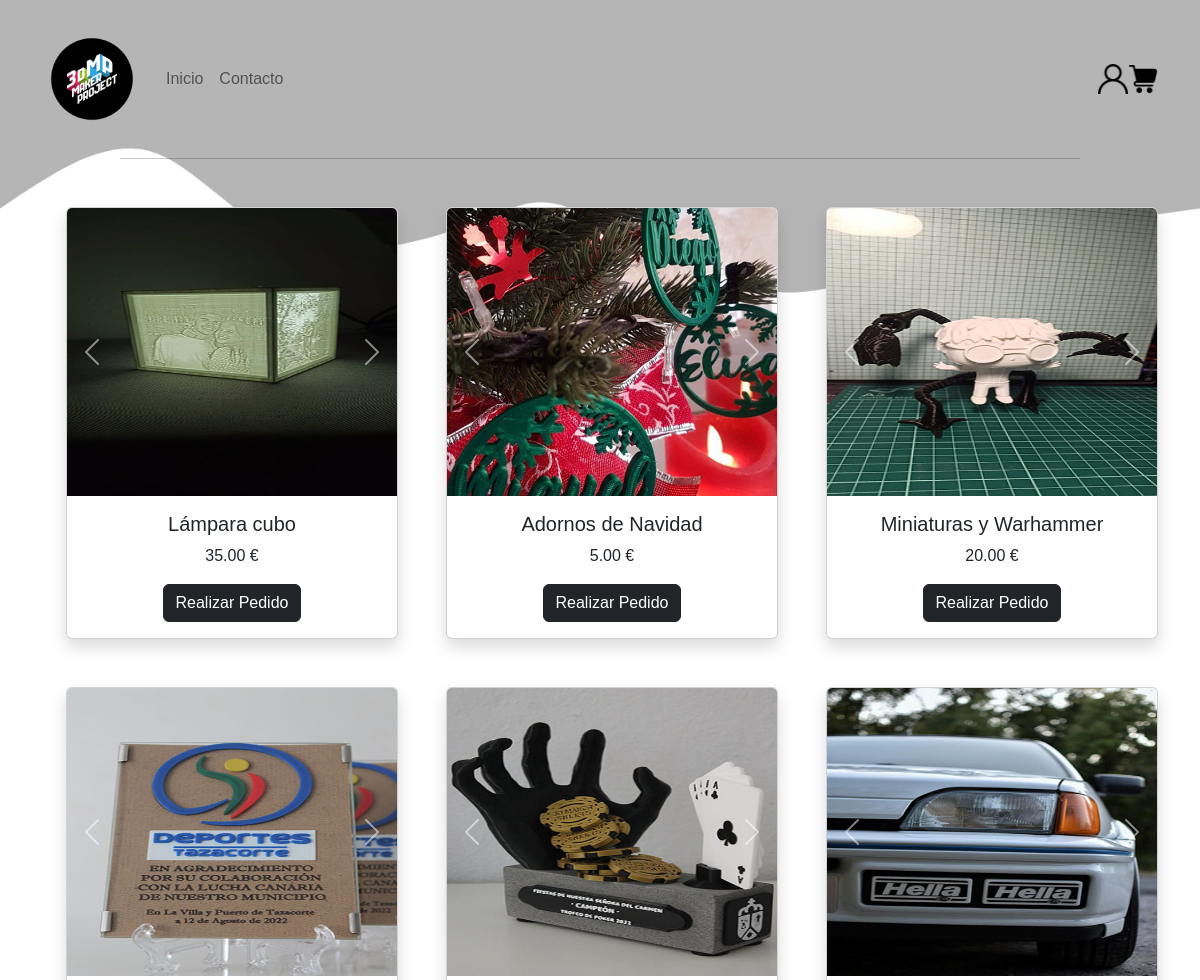
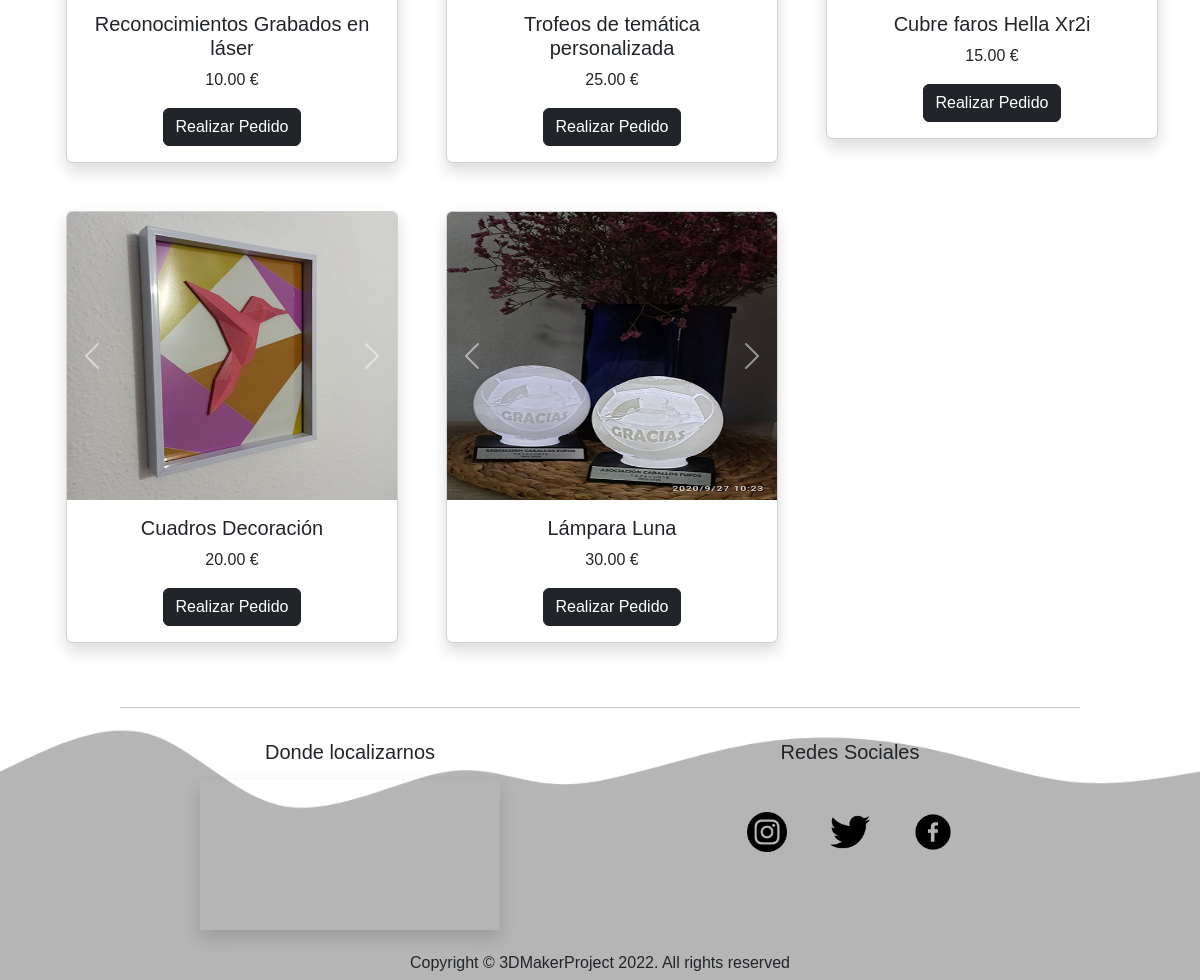
The page / on the database its author committed (2 pictures, top to bottom).
### tables this page shows
CREATE TABLE IF NOT EXISTS `imagenesproductos` (
  `id` int(100) NOT NULL AUTO_INCREMENT,
  `idproducto` int(100) DEFAULT NULL,
  `imagen` varchar(255) DEFAULT NULL,
  `titulo` varchar(255) DEFAULT NULL,
  `descripcion` varchar(255) DEFAULT NULL,
  PRIMARY KEY (`id`)
);

CREATE TABLE IF NOT EXISTS `productos` (
  `id` int(100) NOT NULL AUTO_INCREMENT,
  `idadmin` int(100),
  `nombre` varchar(255) DEFAULT NULL,
  `descripcion` varchar(255) DEFAULT NULL,
  `precio` decimal(30,2) DEFAULT NULL,
  `activado` tinyint(1) DEFAULT NULL,
  PRIMARY KEY (`id`)
);

### index.php (the view, shortened to what this page needs)
<?php include 'php/header.php'?>
<?php include 'php/connect.php'?>
<hr>
<?php
    $peticion = $conn->query("SELECT * FROM productos  INNER JOIN imagenesproductos on productos.id = imagenesproductos.idproducto
    and productos.activado = 1 group BY `productos`.`id` DESC;");
    $auxCarousel = 0;
?>
    <div class="container mt-5 mb-3">
        <div class="row">
<?php while ($registro = $peticion ->fetch(PDO::FETCH_BOTH )) {?>
            <div class="col-sm-12 col-md-4 mb-5 "id="producto" >
                <div class='card-group'>
                    <div class='card ms-4 text-center img-fluid shadow' >
                        <div id="carouselExampleControls<?php echo $auxCarousel;?>" class="carousel slide" data-bs-interval="false" data-ride="carousel" data-pause="hover">
                            <div class="carousel-inner">
                                <div class="carousel-item active">
                                    <img src="photo/<?php echo $registro['imagen']; ?>" class='card-img-top' alt="Imagen Producto" style="height: 18rem" id="imgCard">
                                </div>
                            </div>
                            <button class="carousel-control-prev" type="button" data-bs-target="#carouselExampleControls<?php echo $auxCarousel;?>" data-bs-slide="prev">
                                <span class="carousel-control-prev-icon" aria-hidden="true"></span>
                            </button>
                            <button class="carousel-control-next" type="button" data-bs-target="#carouselExampleControls<?php echo $auxCarousel;?>" data-bs-slide="next">
                                <span class="carousel-control-next-icon" aria-hidden="true"></span>
                            </button>
                        </div>
                        <div class='card-body'>
                            <h5 class="card-tittle"> <?php echo $registro["nombre"]; ?> </h5>
                            <p class='card-price'> <?php echo $registro["precio"]; ?> €</p>
                            <a href='#' class='btn btn-dark'>Realizar Pedido</a>
                        </div>
                    </div>
                </div>
            </div>
<?php
    $auxCarousel++;
    }
?>
        </div>
    </div>
<hr>
<?php include 'php/footer.php'?>

### php/header.php (shortened to what this page needs)
<!DOCTYPE html>
<html lang="es">
<head>
    <link href="https://cdn.jsdelivr.net/npm/bootstrap@5.2.2/dist/css/bootstrap.min.css" rel="stylesheet">
    <link rel="stylesheet" href="css/style.css">
</head>
<body>
    <nav class="navbar navbar-expand-lg">
        <div class="container mt-3  ">
            <a class="navbar-brand" href="index.php"><img src="img/logo.png" alt="Logo" height="100px"></a>
            <div class="collapse navbar-collapse text-center" id="navbarNavAltMarkup">
                <div class="navbar-nav">
                    <a class="nav-link" aria-current="page" href="index.php">Inicio</a>
                    <a class="nav-link" href="contacto.php">Contacto</a>
                </div>
            </div>
            <div class="d-flex" id="usuarios">
                <?php
                    if (!isset($_SESSION['usuario'])) {
                        echo "<a href='admin/index.php'>
                                <img src='img/usuario.png' alt='logo' height='30px'>
                            </a>";
                    }
                    ?>
                <a href="index.php">
                    <img src="img/carro.png" alt="" height="30px">
                </a>
            </div>
        </div>
    </nav>

### php/footer.php (shortened to what this page needs)
        <div class="container-fluid text-center">
            <div class="row ">
                <div class="offset-sm-0 offset-md-1 col-12 col-md-5">
                <p class="h5 mb-3 pt-3">Donde localizarnos</p>
                <iframe src="https://www.google.com/maps/embed?pb=!1m18!1m12!1m3!1d520.4362497196988!2d-17.923774727116744!3d28.65780787304748!2m3!1f0!2f0!3f0!3m2!1i1024!2i768!4f13.1!3m3!1m2!1s0xc6bf3dc7a30c7ab%3A0x15a751d7b05f2b58!2sC.%20los%20Molinos%2C%2015%2C%2038768%20Los%20Llanos%2C%20Santa%20Cruz%20de%20Tenerife!5e0!3m2!1ses!2ses!4v1668967053278!5m2!1ses!2ses" width="300" height="150" style="border:0;" class="shadow" allowfullscreen="" loading="lazy"></iframe>
                </div>
                <div class="col-12 mb-4 col-md-5">
                    <p class="h5 mb-3 pt-3">Redes Sociales</p>
                    <div class="row justify-content-center mt-5">
                        <div class=" col-4 col-md-2 " >
                            <a href="https://www.instagram.com/3dmakerproject/?next=%2F3dmakerproject%2F" target="_blank" class="mt-5"><img src="img/instagram.png"width="40px"></a>
                        </div>
                        <div class="col-4 col-md-2">
                            <a href="https://twitter.com/3dMakerProject" target="_blank"><img src="img/twitter.png" width="40px"></a>
                        </div>
                        <div class="col-4 col-md-2">
                            <a href="https://www.facebook.com/3dmakerproject/" target="_blank"><img src="img/facebook1.png"width="40px"></a>
                        </div>
                    </div>
                </div>
                <div class="col-12 pt-3 text-dark" >
                    <h6 class="text-center">Copyright © 3DMakerProject <?php  echo $year = date("Y");?>. All rights reserved</h6>
                </div>
            </div>
        </div>
</body>
</html>

### css/style.css (style rules this page uses)
* { font-family: Verdana, Geneva, Tahoma, sans-serif; }
body { background-image: url(../img/superior.png),url(../img/inferior.png); background-position: top, bottom; background-size: contain,contain; background-repeat: no-repeat; }
hr { margin-left: 10%; margin-right: 10%; }

### rows shown on the page
imagenesproductos: imagen (picture), idproducto.nombre "Lámpara cubo", idproducto.precio "35.00"
imagenesproductos: imagen (picture), idproducto.nombre "Adornos de Navidad", idproducto.precio "5.00"
imagenesproductos: imagen (picture), idproducto.nombre "Miniaturas y Warhammer", idproducto.precio "20.00"
imagenesproductos: imagen (picture), idproducto.nombre "Reconocimientos Grabados en láser", idproducto.precio "10.00"
imagenesproductos: imagen (picture), idproducto.nombre "Trofeos de temática personalizada", idproducto.precio "25.00"
imagenesproductos: imagen (picture), idproducto.nombre "Cubre faros Hella Xr2i", idproducto.precio "15.00"
imagenesproductos: imagen (picture), idproducto.nombre "Cuadros Decoración", idproducto.precio "20.00"
imagenesproductos: imagen (picture), idproducto.nombre "Lámpara Luna", idproducto.precio "30.00"
